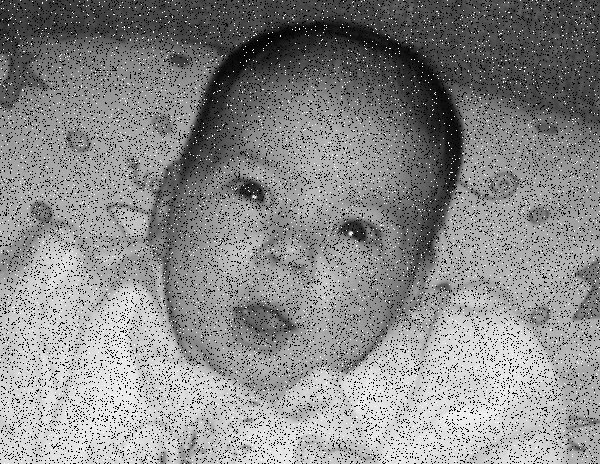
#> input picture assets/impulse.jpg, 600 x 464 px
$ python image_histogram.py
#> lines starting #> are read from the running program, lines starting #| are printed output that depends on the picture
import cv2
from matplotlib import pyplot as plt

img = cv2.imread('../../assets/impulse.jpg', cv2.IMREAD_GRAYSCALE)
#> img is the input picture: shape (464, 600); min 0, max 255, mean 137.6

histogram = cv2.calcHist([img], [0], None, [256], [0, 256])
#> histogram = 256 values, max 17584 at index 0, min 0 at index 244, mean 1087.5


def plot():
    plt.figure('Image')
    plt.imshow(img, cmap='gray')

    plt.figure('Histogram')
    plt.plot(histogram)

    plt.show()
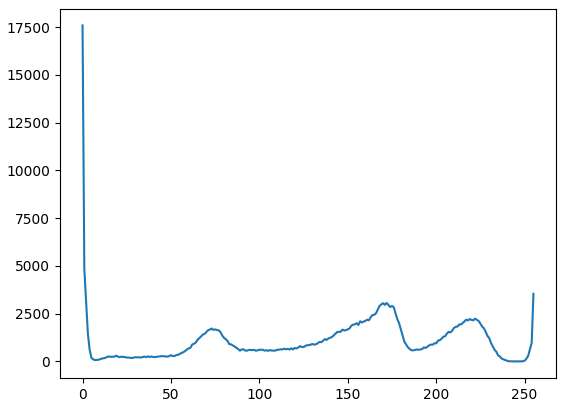
#> figure drawn by matplotlib, 1 panel; curve peaks at x = 0, y = 17584


plot()

$ run again, with assets/gauss.jpg copied over assets/impulse.jpg
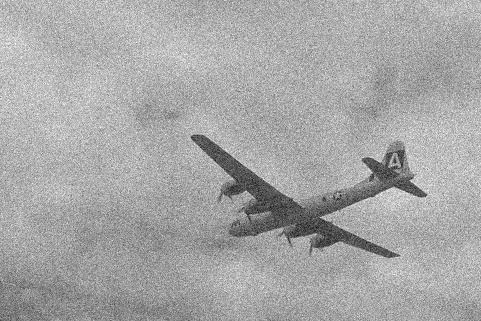
#> input picture assets/gauss.jpg, 481 x 321 px
#> img is the input picture: shape (321, 481); min 1, max 255, mean 166.7
#> histogram = 256 values, max 2736 at index 174, min 0 at index 0, mean 603.1
#> in plot, `plt.show()`:
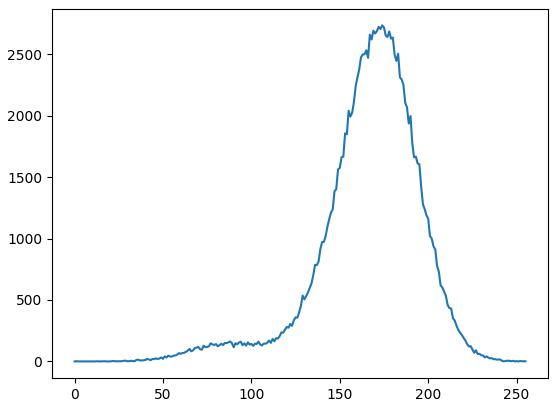
#> figure drawn by matplotlib, 1 panel; curve peaks at x = 174, y = 2736

$ run again, with assets/noise_red_test_img.jpg copied over assets/impulse.jpg
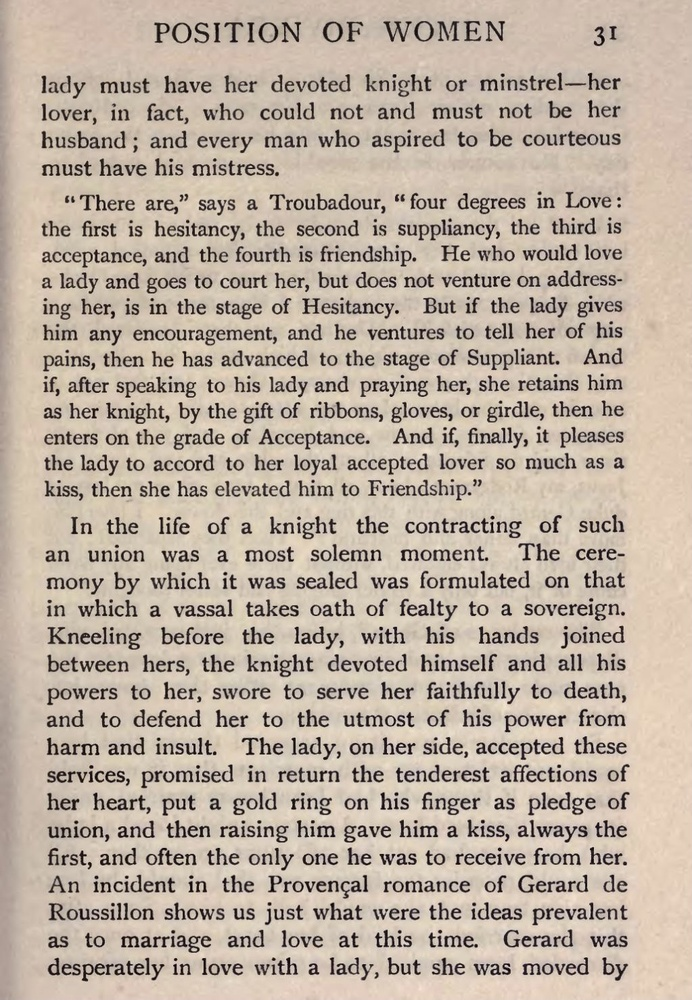
#> input picture assets/noise_red_test_img.jpg, 692 x 1000 px, shrunk from 1023 x 1479 before the run
#> `img = cv2.imread('../../assets/impulse.jpg', cv2.IMREAD_GRAYSCALE)`:
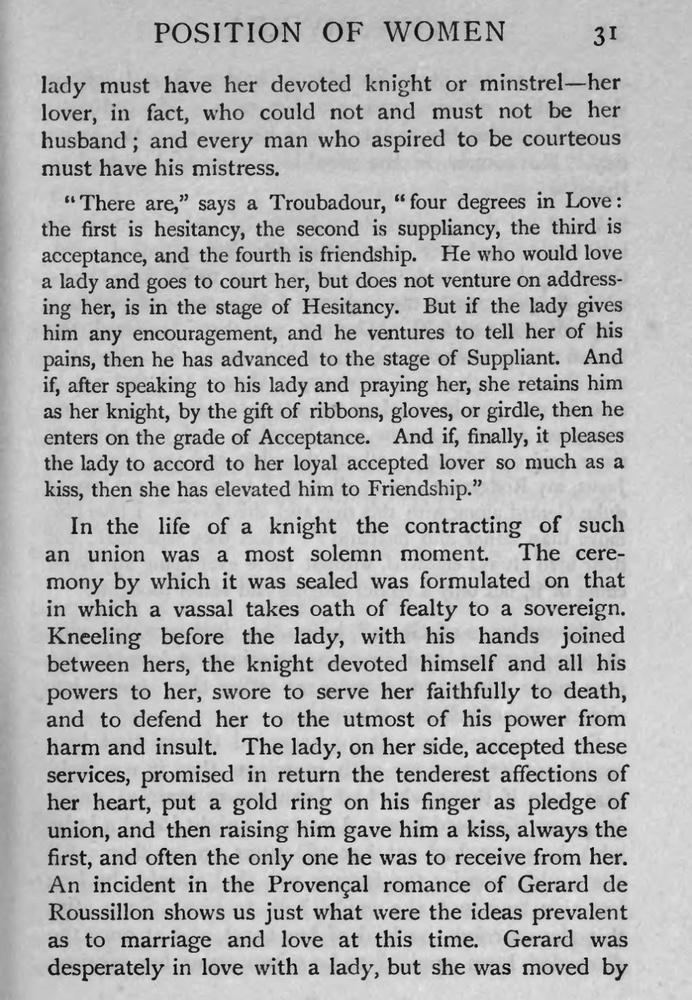
#> img: shape (1000, 692); min 0, max 239, mean 179
#> histogram = 256 values, max 24122 at index 198, min 0 at index 233, mean 2703.1
#> in plot, `plt.show()`:
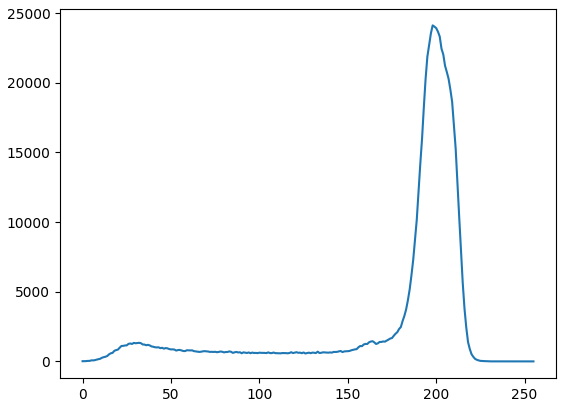
#> figure drawn by matplotlib, 1 panel; curve peaks at x = 198, y = 24122
